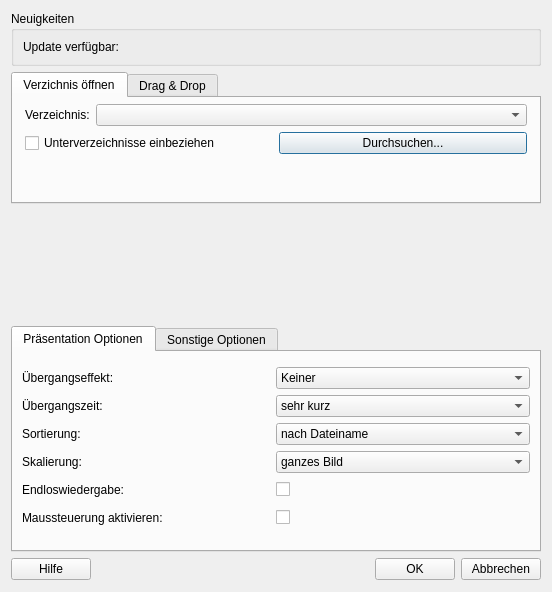
<?xml version="1.0" encoding="UTF-8"?>
<ui version="4.0">
 <class>SettingsDialog</class>
 <widget class="QDialog" name="SettingsDialog">
  <property name="geometry">
   <rect>
    <x>0</x>
    <y>0</y>
    <width>552</width>
    <height>592</height>
   </rect>
  </property>
  <property name="sizePolicy">
   <sizepolicy hsizetype="Preferred" vsizetype="Preferred">
    <horstretch>0</horstretch>
    <verstretch>0</verstretch>
   </sizepolicy>
  </property>
  <property name="minimumSize">
   <size>
    <width>0</width>
    <height>0</height>
   </size>
  </property>
  <property name="windowTitle">
   <string>picture show 2 - Bilder öffnen und Einstellungen</string>
  </property>
  <property name="windowOpacity">
   <double>1.000000000000000</double>
  </property>
  <layout class="QVBoxLayout" name="verticalLayout_3">
   <property name="bottomMargin">
    <number>12</number>
   </property>
   <item>
    <widget class="QGroupBox" name="groupBox_news">
     <property name="title">
      <string>Neuigkeiten</string>
     </property>
     <layout class="QVBoxLayout" name="verticalLayout_2">
      <item>
       <widget class="QLabel" name="label_updateText">
        <property name="text">
         <string>Update verfügbar:  </string>
        </property>
        <property name="openExternalLinks">
         <bool>true</bool>
        </property>
       </widget>
      </item>
     </layout>
    </widget>
   </item>
   <item>
    <widget class="QTabWidget" name="tabWidget_open">
     <property name="sizePolicy">
      <sizepolicy hsizetype="Preferred" vsizetype="Preferred">
       <horstretch>0</horstretch>
       <verstretch>0</verstretch>
      </sizepolicy>
     </property>
     <property name="minimumSize">
      <size>
       <width>0</width>
       <height>0</height>
      </size>
     </property>
     <property name="tabPosition">
      <enum>QTabWidget::North</enum>
     </property>
     <property name="tabShape">
      <enum>QTabWidget::Rounded</enum>
     </property>
     <property name="currentIndex">
      <number>0</number>
     </property>
     <property name="elideMode">
      <enum>Qt::ElideNone</enum>
     </property>
     <property name="usesScrollButtons">
      <bool>true</bool>
     </property>
     <widget class="QWidget" name="tab_4">
      <attribute name="title">
       <string>Verzichnis öffnen</string>
      </attribute>
      <attribute name="toolTip">
       <string>Öffne Bilder aus Verzeichnis</string>
      </attribute>
      <layout class="QVBoxLayout" name="verticalLayout_6" stretch="0,0,0">
       <property name="spacing">
        <number>6</number>
       </property>
       <property name="sizeConstraint">
        <enum>QLayout::SetDefaultConstraint</enum>
       </property>
       <property name="leftMargin">
        <number>12</number>
       </property>
       <property name="topMargin">
        <number>6</number>
       </property>
       <property name="rightMargin">
        <number>12</number>
       </property>
       <property name="bottomMargin">
        <number>6</number>
       </property>
       <item>
        <widget class="QFrame" name="frame_12">
         <property name="frameShape">
          <enum>QFrame::NoFrame</enum>
         </property>
         <property name="frameShadow">
          <enum>QFrame::Raised</enum>
         </property>
         <layout class="QHBoxLayout" name="horizontalLayout_8">
          <property name="spacing">
           <number>6</number>
          </property>
          <property name="leftMargin">
           <number>0</number>
          </property>
          <property name="topMargin">
           <number>0</number>
          </property>
          <property name="rightMargin">
           <number>0</number>
          </property>
          <property name="bottomMargin">
           <number>0</number>
          </property>
          <item>
           <widget class="QLabel" name="label_14">
            <property name="text">
             <string>Verzeichnis:</string>
            </property>
           </widget>
          </item>
          <item>
           <widget class="QComboBox" name="comboBox_directoryPath">
            <property name="sizePolicy">
             <sizepolicy hsizetype="Expanding" vsizetype="Fixed">
              <horstretch>0</horstretch>
              <verstretch>0</verstretch>
             </sizepolicy>
            </property>
            <property name="minimumSize">
             <size>
              <width>240</width>
              <height>0</height>
             </size>
            </property>
           </widget>
          </item>
         </layout>
        </widget>
       </item>
       <item>
        <widget class="QFrame" name="frame_9">
         <property name="frameShape">
          <enum>QFrame::NoFrame</enum>
         </property>
         <property name="frameShadow">
          <enum>QFrame::Plain</enum>
         </property>
         <layout class="QHBoxLayout" name="horizontalLayout">
          <property name="leftMargin">
           <number>0</number>
          </property>
          <property name="topMargin">
           <number>0</number>
          </property>
          <property name="rightMargin">
           <number>0</number>
          </property>
          <property name="bottomMargin">
           <number>0</number>
          </property>
          <item>
           <widget class="QCheckBox" name="checkBox_subdirs">
            <property name="text">
             <string>Unterverzeichnisse einbeziehen   </string>
            </property>
           </widget>
          </item>
          <item>
           <widget class="QPushButton" name="pushButton_browse">
            <property name="text">
             <string>Durchsuchen...</string>
            </property>
           </widget>
          </item>
         </layout>
        </widget>
       </item>
       <item>
        <spacer name="verticalSpacer_2">
         <property name="orientation">
          <enum>Qt::Vertical</enum>
         </property>
         <property name="sizeHint" stdset="0">
          <size>
           <width>20</width>
           <height>40</height>
          </size>
         </property>
        </spacer>
       </item>
      </layout>
     </widget>
     <widget class="QWidget" name="tab_3">
      <attribute name="title">
       <string>Drag &amp;&amp; Drop</string>
      </attribute>
      <attribute name="toolTip">
       <string>Öffne Bilder per Drag and Drop</string>
      </attribute>
      <layout class="QHBoxLayout" name="horizontalLayout_10">
       <item>
        <widget class="QFrame" name="frame_8">
         <property name="maximumSize">
          <size>
           <width>16777215</width>
           <height>120</height>
          </size>
         </property>
         <property name="frameShape">
          <enum>QFrame::NoFrame</enum>
         </property>
         <property name="frameShadow">
          <enum>QFrame::Raised</enum>
         </property>
         <layout class="QVBoxLayout" name="verticalLayout_5">
          <property name="leftMargin">
           <number>0</number>
          </property>
          <property name="topMargin">
           <number>0</number>
          </property>
          <property name="rightMargin">
           <number>0</number>
          </property>
          <property name="bottomMargin">
           <number>0</number>
          </property>
          <item>
           <widget class="QFrame" name="frame_10">
            <property name="frameShape">
             <enum>QFrame::NoFrame</enum>
            </property>
            <property name="frameShadow">
             <enum>QFrame::Plain</enum>
            </property>
            <layout class="QHBoxLayout" name="horizontalLayout_9">
             <property name="leftMargin">
              <number>0</number>
             </property>
             <property name="topMargin">
              <number>0</number>
             </property>
             <property name="rightMargin">
              <number>0</number>
             </property>
             <property name="bottomMargin">
              <number>0</number>
             </property>
             <item>
              <widget class="QLabel" name="label_folderImage">
               <property name="minimumSize">
                <size>
                 <width>55</width>
                 <height>55</height>
                </size>
               </property>
               <property name="maximumSize">
                <size>
                 <width>55</width>
                 <height>55</height>
                </size>
               </property>
               <property name="text">
                <string/>
               </property>
               <property name="pixmap">
                <pixmap resource="resources.qrc">:/img/pictureFolder-48.png</pixmap>
               </property>
              </widget>
             </item>
             <item>
              <widget class="QFrame" name="frame_11">
               <property name="frameShape">
                <enum>QFrame::NoFrame</enum>
               </property>
               <property name="frameShadow">
                <enum>QFrame::Plain</enum>
               </property>
               <layout class="QVBoxLayout" name="verticalLayout">
                <property name="leftMargin">
                 <number>0</number>
                </property>
                <property name="topMargin">
                 <number>0</number>
                </property>
                <property name="rightMargin">
                 <number>0</number>
                </property>
                <property name="bottomMargin">
                 <number>0</number>
                </property>
                <item>
                 <widget class="QLabel" name="label_collection">
                  <property name="text">
                   <string>In Drop Zone: </string>
                  </property>
                 </widget>
                </item>
                <item>
                 <widget class="QLabel" name="label_foldersDropped">
                  <property name="text">
                   <string/>
                  </property>
                 </widget>
                </item>
                <item>
                 <widget class="QLabel" name="label_imagesDropped">
                  <property name="text">
                   <string/>
                  </property>
                 </widget>
                </item>
               </layout>
              </widget>
             </item>
            </layout>
           </widget>
          </item>
          <item>
           <widget class="Line" name="line_dropbox">
            <property name="orientation">
             <enum>Qt::Horizontal</enum>
            </property>
           </widget>
          </item>
          <item>
           <widget class="QLabel" name="label_droppingInstruction">
            <property name="maximumSize">
             <size>
              <width>16777215</width>
              <height>16777215</height>
             </size>
            </property>
            <property name="text">
             <string>Hier Bilder / Ordner ablegen...</string>
            </property>
            <property name="alignment">
             <set>Qt::AlignBottom|Qt::AlignLeading|Qt::AlignLeft</set>
            </property>
            <property name="wordWrap">
             <bool>false</bool>
            </property>
           </widget>
          </item>
         </layout>
        </widget>
       </item>
       <item>
        <widget class="QFrame" name="frame_3">
         <property name="sizePolicy">
          <sizepolicy hsizetype="Minimum" vsizetype="Minimum">
           <horstretch>0</horstretch>
           <verstretch>0</verstretch>
          </sizepolicy>
         </property>
         <property name="maximumSize">
          <size>
           <width>170</width>
           <height>120</height>
          </size>
         </property>
         <property name="frameShape">
          <enum>QFrame::NoFrame</enum>
         </property>
         <property name="frameShadow">
          <enum>QFrame::Raised</enum>
         </property>
         <layout class="QVBoxLayout" name="verticalLayout_4">
          <property name="leftMargin">
           <number>0</number>
          </property>
          <property name="topMargin">
           <number>0</number>
          </property>
          <property name="rightMargin">
           <number>0</number>
          </property>
          <property name="bottomMargin">
           <number>0</number>
          </property>
          <item>
           <widget class="QPushButton" name="pushButton_loadColl">
            <property name="text">
             <string>Sammlung laden...</string>
            </property>
           </widget>
          </item>
          <item>
           <widget class="QPushButton" name="pushButton_saveColl">
            <property name="enabled">
             <bool>false</bool>
            </property>
            <property name="text">
             <string>Sammlung speichern...</string>
            </property>
           </widget>
          </item>
          <item>
           <widget class="QPushButton" name="pushButton_clearZone">
            <property name="enabled">
             <bool>false</bool>
            </property>
            <property name="text">
             <string>Drop Zone leeren</string>
            </property>
           </widget>
          </item>
         </layout>
        </widget>
       </item>
      </layout>
     </widget>
    </widget>
   </item>
   <item>
    <spacer name="verticalSpacer">
     <property name="orientation">
      <enum>Qt::Vertical</enum>
     </property>
     <property name="sizeType">
      <enum>QSizePolicy::MinimumExpanding</enum>
     </property>
     <property name="sizeHint" stdset="0">
      <size>
       <width>20</width>
       <height>20</height>
      </size>
     </property>
    </spacer>
   </item>
   <item>
    <widget class="QTabWidget" name="tabWidget">
     <property name="sizePolicy">
      <sizepolicy hsizetype="Expanding" vsizetype="Preferred">
       <horstretch>0</horstretch>
       <verstretch>0</verstretch>
      </sizepolicy>
     </property>
     <property name="currentIndex">
      <number>0</number>
     </property>
     <widget class="QWidget" name="tab">
      <attribute name="title">
       <string>Präsentation Optionen</string>
      </attribute>
      <layout class="QGridLayout" name="gridLayout_5">
       <property name="sizeConstraint">
        <enum>QLayout::SetMinimumSize</enum>
       </property>
       <property name="spacing">
        <number>0</number>
       </property>
       <item row="1" column="0">
        <widget class="QLabel" name="label">
         <property name="minimumSize">
          <size>
           <width>0</width>
           <height>22</height>
          </size>
         </property>
         <property name="text">
          <string>Übergangszeit: </string>
         </property>
        </widget>
       </item>
       <item row="3" column="0">
        <widget class="QLabel" name="label_2">
         <property name="minimumSize">
          <size>
           <width>0</width>
           <height>22</height>
          </size>
         </property>
         <property name="text">
          <string>Skalierung: </string>
         </property>
        </widget>
       </item>
       <item row="2" column="1">
        <widget class="QComboBox" name="comboBox_sort">
         <property name="sizePolicy">
          <sizepolicy hsizetype="Preferred" vsizetype="Fixed">
           <horstretch>0</horstretch>
           <verstretch>0</verstretch>
          </sizepolicy>
         </property>
         <property name="currentIndex">
          <number>0</number>
         </property>
         <item>
          <property name="text">
           <string>nach Dateiname</string>
          </property>
         </item>
         <item>
          <property name="text">
           <string>nach Aufnahmedatum</string>
          </property>
         </item>
        </widget>
       </item>
       <item row="5" column="0">
        <widget class="QLabel" name="label_7">
         <property name="minimumSize">
          <size>
           <width>0</width>
           <height>22</height>
          </size>
         </property>
         <property name="text">
          <string>Maussteuerung aktivieren: </string>
         </property>
        </widget>
       </item>
       <item row="2" column="0">
        <widget class="QLabel" name="label_3">
         <property name="minimumSize">
          <size>
           <width>0</width>
           <height>22</height>
          </size>
         </property>
         <property name="text">
          <string>Sortierung: </string>
         </property>
        </widget>
       </item>
       <item row="4" column="1">
        <widget class="QCheckBox" name="checkBox_loop">
         <property name="text">
          <string/>
         </property>
        </widget>
       </item>
       <item row="5" column="1">
        <widget class="QCheckBox" name="checkBox_mouseControl">
         <property name="text">
          <string/>
         </property>
        </widget>
       </item>
       <item row="0" column="0">
        <widget class="QLabel" name="label_4">
         <property name="minimumSize">
          <size>
           <width>0</width>
           <height>22</height>
          </size>
         </property>
         <property name="maximumSize">
          <size>
           <width>16777215</width>
           <height>16777215</height>
          </size>
         </property>
         <property name="text">
          <string>Übergangseffekt: </string>
         </property>
        </widget>
       </item>
       <item row="4" column="0">
        <widget class="QLabel" name="label_9">
         <property name="minimumSize">
          <size>
           <width>0</width>
           <height>22</height>
          </size>
         </property>
         <property name="text">
          <string>Endloswiedergabe: </string>
         </property>
        </widget>
       </item>
       <item row="3" column="1">
        <widget class="QComboBox" name="comboBox_scaling">
         <property name="sizePolicy">
          <sizepolicy hsizetype="Preferred" vsizetype="Fixed">
           <horstretch>0</horstretch>
           <verstretch>0</verstretch>
          </sizepolicy>
         </property>
         <item>
          <property name="text">
           <string>ganzes Bild</string>
          </property>
         </item>
         <item>
          <property name="text">
           <string>Bildschirm füllen</string>
          </property>
         </item>
        </widget>
       </item>
       <item row="0" column="1">
        <widget class="QComboBox" name="comboBox_effect">
         <property name="sizePolicy">
          <sizepolicy hsizetype="Preferred" vsizetype="Fixed">
           <horstretch>0</horstretch>
           <verstretch>0</verstretch>
          </sizepolicy>
         </property>
         <property name="maximumSize">
          <size>
           <width>16777215</width>
           <height>16777215</height>
          </size>
         </property>
         <property name="focusPolicy">
          <enum>Qt::WheelFocus</enum>
         </property>
         <property name="toolTip">
          <string/>
         </property>
         <property name="currentIndex">
          <number>0</number>
         </property>
         <item>
          <property name="text">
           <string>Keiner</string>
          </property>
         </item>
         <item>
          <property name="text">
           <string>Blenden</string>
          </property>
         </item>
         <item>
          <property name="text">
           <string>Blenden über schwarz</string>
          </property>
         </item>
         <item>
          <property name="text">
           <string>Schieben</string>
          </property>
         </item>
         <item>
          <property name="text">
           <string>Drehen und Blenden</string>
          </property>
         </item>
         <item>
          <property name="text">
           <string>Android Style</string>
          </property>
         </item>
        </widget>
       </item>
       <item row="1" column="1">
        <widget class="QComboBox" name="comboBox_fadeTime">
         <property name="sizePolicy">
          <sizepolicy hsizetype="Preferred" vsizetype="Fixed">
           <horstretch>0</horstretch>
           <verstretch>0</verstretch>
          </sizepolicy>
         </property>
         <property name="currentIndex">
          <number>0</number>
         </property>
         <item>
          <property name="text">
           <string>sehr kurz</string>
          </property>
         </item>
         <item>
          <property name="text">
           <string>kurz</string>
          </property>
         </item>
         <item>
          <property name="text">
           <string>normal</string>
          </property>
         </item>
         <item>
          <property name="text">
           <string>lang</string>
          </property>
         </item>
        </widget>
       </item>
      </layout>
     </widget>
     <widget class="QWidget" name="tab_2">
      <attribute name="title">
       <string>Sonstige Optionen</string>
      </attribute>
      <layout class="QGridLayout" name="gridLayout_6">
       <property name="sizeConstraint">
        <enum>QLayout::SetMinimumSize</enum>
       </property>
       <property name="verticalSpacing">
        <number>9</number>
       </property>
       <item row="5" column="1">
        <widget class="QFrame" name="frame_2">
         <property name="frameShape">
          <enum>QFrame::NoFrame</enum>
         </property>
         <property name="frameShadow">
          <enum>QFrame::Plain</enum>
         </property>
         <layout class="QHBoxLayout" name="horizontalLayout_3">
          <property name="leftMargin">
           <number>0</number>
          </property>
          <property name="topMargin">
           <number>0</number>
          </property>
          <property name="rightMargin">
           <number>0</number>
          </property>
          <property name="bottomMargin">
           <number>0</number>
          </property>
          <item>
           <widget class="QCheckBox" name="checkBox_historySave">
            <property name="text">
             <string/>
            </property>
            <property name="checked">
             <bool>true</bool>
            </property>
           </widget>
          </item>
          <item>
           <widget class="QPushButton" name="pushButton_deleteHistory">
            <property name="text">
             <string>History löschen</string>
            </property>
           </widget>
          </item>
         </layout>
        </widget>
       </item>
       <item row="4" column="1">
        <widget class="QFrame" name="frame_4">
         <property name="frameShape">
          <enum>QFrame::NoFrame</enum>
         </property>
         <property name="frameShadow">
          <enum>QFrame::Raised</enum>
         </property>
         <layout class="QHBoxLayout" name="horizontalLayout_4">
          <property name="leftMargin">
           <number>0</number>
          </property>
          <property name="topMargin">
           <number>0</number>
          </property>
          <property name="rightMargin">
           <number>0</number>
          </property>
          <property name="bottomMargin">
           <number>0</number>
          </property>
          <item>
           <widget class="QComboBox" name="comboBox_loadingType">
            <property name="toolTip">
             <string/>
            </property>
            <item>
             <property name="text">
              <string>Speicher sparen</string>
             </property>
            </item>
            <item>
             <property name="text">
              <string>Leistung optimieren</string>
             </property>
            </item>
           </widget>
          </item>
          <item>
           <widget class="QLabel" name="label_load_info">
            <property name="minimumSize">
             <size>
              <width>18</width>
              <height>18</height>
             </size>
            </property>
            <property name="maximumSize">
             <size>
              <width>18</width>
              <height>18</height>
             </size>
            </property>
            <property name="toolTip">
             <string>&lt;html&gt;&lt;head/&gt;&lt;body&gt;&lt;p&gt;&amp;quot;Leistung optimieren&amp;quot; sollte nur verwendet werden, wenn Originalauflösung notwendig ist und ein großer Grafikspeicher zur Verfügung steht.&lt;/p&gt;&lt;p&gt;Im Zweifelsfall werden die Bilder schwarz angezeigt. &lt;/p&gt;&lt;p&gt;Bevorzugt sollte die Einstellung &amp;quot;Speicher sparen&amp;quot; verwendet werden.&lt;/p&gt;&lt;/body&gt;&lt;/html&gt;</string>
            </property>
            <property name="text">
             <string/>
            </property>
            <property name="pixmap">
             <pixmap resource="resources.qrc">:/img/info_mini.png</pixmap>
            </property>
           </widget>
          </item>
         </layout>
        </widget>
       </item>
       <item row="3" column="1">
        <widget class="QFrame" name="frame_5">
         <property name="frameShape">
          <enum>QFrame::NoFrame</enum>
         </property>
         <property name="frameShadow">
          <enum>QFrame::Raised</enum>
         </property>
         <layout class="QHBoxLayout" name="horizontalLayout_5">
          <property name="leftMargin">
           <number>0</number>
          </property>
          <property name="topMargin">
           <number>0</number>
          </property>
          <property name="rightMargin">
           <number>0</number>
          </property>
          <property name="bottomMargin">
           <number>0</number>
          </property>
          <item>
           <widget class="QSpinBox" name="spinBox_cacheSize">
            <property name="minimum">
             <number>150</number>
            </property>
            <property name="maximum">
             <number>1500</number>
            </property>
            <property name="singleStep">
             <number>50</number>
            </property>
            <property name="value">
             <number>250</number>
            </property>
           </widget>
          </item>
          <item>
           <widget class="QLabel" name="label_cache_info">
            <property name="minimumSize">
             <size>
              <width>18</width>
              <height>18</height>
             </size>
            </property>
            <property name="maximumSize">
             <size>
              <width>18</width>
              <height>18</height>
             </size>
            </property>
            <property name="toolTip">
             <string>&lt;html&gt;&lt;head/&gt;&lt;body&gt;&lt;p&gt;Speicher, der zum cachen der Bilder verwendet wird.&lt;/p&gt;&lt;p&gt;Der Gesamtspeicherbedarf der Anwendung setzt sich zusammen aus dem Cache-Speicher und dem Grundspeicherbedarf der Anwendung.&lt;/p&gt;&lt;/body&gt;&lt;/html&gt;</string>
            </property>
            <property name="text">
             <string/>
            </property>
            <property name="pixmap">
             <pixmap resource="resources.qrc">:/img/info_mini.png</pixmap>
            </property>
           </widget>
          </item>
         </layout>
        </widget>
       </item>
       <item row="2" column="1">
        <widget class="QCheckBox" name="checkBox_updateNotification">
         <property name="text">
          <string/>
         </property>
        </widget>
       </item>
       <item row="2" column="0">
        <widget class="QLabel" name="label_13">
         <property name="minimumSize">
          <size>
           <width>0</width>
           <height>22</height>
          </size>
         </property>
         <property name="text">
          <string>Bei Updates benachrichtigen: </string>
         </property>
        </widget>
       </item>
       <item row="3" column="0">
        <widget class="QLabel" name="label_11">
         <property name="minimumSize">
          <size>
           <width>0</width>
           <height>22</height>
          </size>
         </property>
         <property name="text">
          <string>Cache Größe (MB): </string>
         </property>
        </widget>
       </item>
       <item row="0" column="1">
        <widget class="QComboBox" name="comboBox_language">
         <property name="maximumSize">
          <size>
           <width>16777215</width>
           <height>16777215</height>
          </size>
         </property>
         <item>
          <property name="text">
           <string>Deutsch</string>
          </property>
         </item>
         <item>
          <property name="text">
           <string>English</string>
          </property>
         </item>
        </widget>
       </item>
       <item row="1" column="0">
        <widget class="QLabel" name="label_10">
         <property name="minimumSize">
          <size>
           <width>0</width>
           <height>22</height>
          </size>
         </property>
         <property name="text">
          <string>Hintergrundfarbe: </string>
         </property>
        </widget>
       </item>
       <item row="5" column="0">
        <widget class="QLabel" name="label_8">
         <property name="minimumSize">
          <size>
           <width>0</width>
           <height>22</height>
          </size>
         </property>
         <property name="text">
          <string>History speichern: </string>
         </property>
        </widget>
       </item>
       <item row="4" column="0">
        <widget class="QLabel" name="label_12">
         <property name="minimumSize">
          <size>
           <width>0</width>
           <height>22</height>
          </size>
         </property>
         <property name="text">
          <string>Ladeverhalten: </string>
         </property>
        </widget>
       </item>
       <item row="0" column="0">
        <widget class="QLabel" name="label_6">
         <property name="minimumSize">
          <size>
           <width>150</width>
           <height>22</height>
          </size>
         </property>
         <property name="text">
          <string>Sprache: </string>
         </property>
        </widget>
       </item>
       <item row="1" column="1">
        <widget class="QComboBox" name="comboBox_bgColor">
         <property name="currentIndex">
          <number>1</number>
         </property>
         <item>
          <property name="text">
           <string>schwarz</string>
          </property>
         </item>
         <item>
          <property name="text">
           <string>dunkelgrau</string>
          </property>
         </item>
         <item>
          <property name="text">
           <string>hellgrau</string>
          </property>
         </item>
         <item>
          <property name="text">
           <string>weiß</string>
          </property>
         </item>
        </widget>
       </item>
      </layout>
     </widget>
    </widget>
   </item>
   <item>
    <widget class="QFrame" name="frame_7">
     <property name="frameShape">
      <enum>QFrame::NoFrame</enum>
     </property>
     <property name="frameShadow">
      <enum>QFrame::Raised</enum>
     </property>
     <layout class="QHBoxLayout" name="horizontalLayout_7">
      <property name="spacing">
       <number>0</number>
      </property>
      <property name="sizeConstraint">
       <enum>QLayout::SetDefaultConstraint</enum>
      </property>
      <property name="leftMargin">
       <number>0</number>
      </property>
      <property name="topMargin">
       <number>0</number>
      </property>
      <property name="rightMargin">
       <number>0</number>
      </property>
      <property name="bottomMargin">
       <number>0</number>
      </property>
      <item>
       <widget class="QPushButton" name="pushButton_help">
        <property name="text">
         <string> Hilfe </string>
        </property>
        <property name="icon">
         <iconset resource="resources.qrc">
          <normaloff>:/img/info_mini.png</normaloff>:/img/info_mini.png</iconset>
        </property>
       </widget>
      </item>
      <item>
       <spacer name="horizontalSpacer">
        <property name="orientation">
         <enum>Qt::Horizontal</enum>
        </property>
        <property name="sizeHint" stdset="0">
         <size>
          <width>40</width>
          <height>20</height>
         </size>
        </property>
       </spacer>
      </item>
      <item>
       <widget class="QFrame" name="frame">
        <property name="frameShape">
         <enum>QFrame::NoFrame</enum>
        </property>
        <property name="frameShadow">
         <enum>QFrame::Plain</enum>
        </property>
        <layout class="QHBoxLayout" name="horizontalLayout_2">
         <property name="leftMargin">
          <number>0</number>
         </property>
         <property name="topMargin">
          <number>0</number>
         </property>
         <property name="rightMargin">
          <number>0</number>
         </property>
         <property name="bottomMargin">
          <number>0</number>
         </property>
         <item>
          <widget class="QPushButton" name="pushButton_load">
           <property name="text">
            <string>OK</string>
           </property>
          </widget>
         </item>
         <item>
          <widget class="QPushButton" name="pushButton_cancel">
           <property name="text">
            <string>Abbrechen</string>
           </property>
          </widget>
         </item>
        </layout>
       </widget>
      </item>
     </layout>
    </widget>
   </item>
  </layout>
 </widget>
 <tabstops>
  <tabstop>pushButton_load</tabstop>
  <tabstop>pushButton_cancel</tabstop>
  <tabstop>tabWidget</tabstop>
  <tabstop>comboBox_effect</tabstop>
  <tabstop>comboBox_fadeTime</tabstop>
  <tabstop>comboBox_sort</tabstop>
  <tabstop>comboBox_scaling</tabstop>
  <tabstop>checkBox_loop</tabstop>
  <tabstop>comboBox_language</tabstop>
  <tabstop>checkBox_updateNotification</tabstop>
  <tabstop>spinBox_cacheSize</tabstop>
  <tabstop>comboBox_loadingType</tabstop>
  <tabstop>pushButton_deleteHistory</tabstop>
  <tabstop>checkBox_historySave</tabstop>
 </tabstops>
 <resources>
  <include location="resources.qrc"/>
  <include location="resources.qrc"/>
 </resources>
 <connections>
  <connection>
   <sender>pushButton_cancel</sender>
   <signal>clicked()</signal>
   <receiver>SettingsDialog</receiver>
   <slot>reject()</slot>
   <hints>
    <hint type="sourcelabel">
     <x>404</x>
     <y>485</y>
    </hint>
    <hint type="destinationlabel">
     <x>235</x>
     <y>169</y>
    </hint>
   </hints>
  </connection>
 </connections>
</ui>
